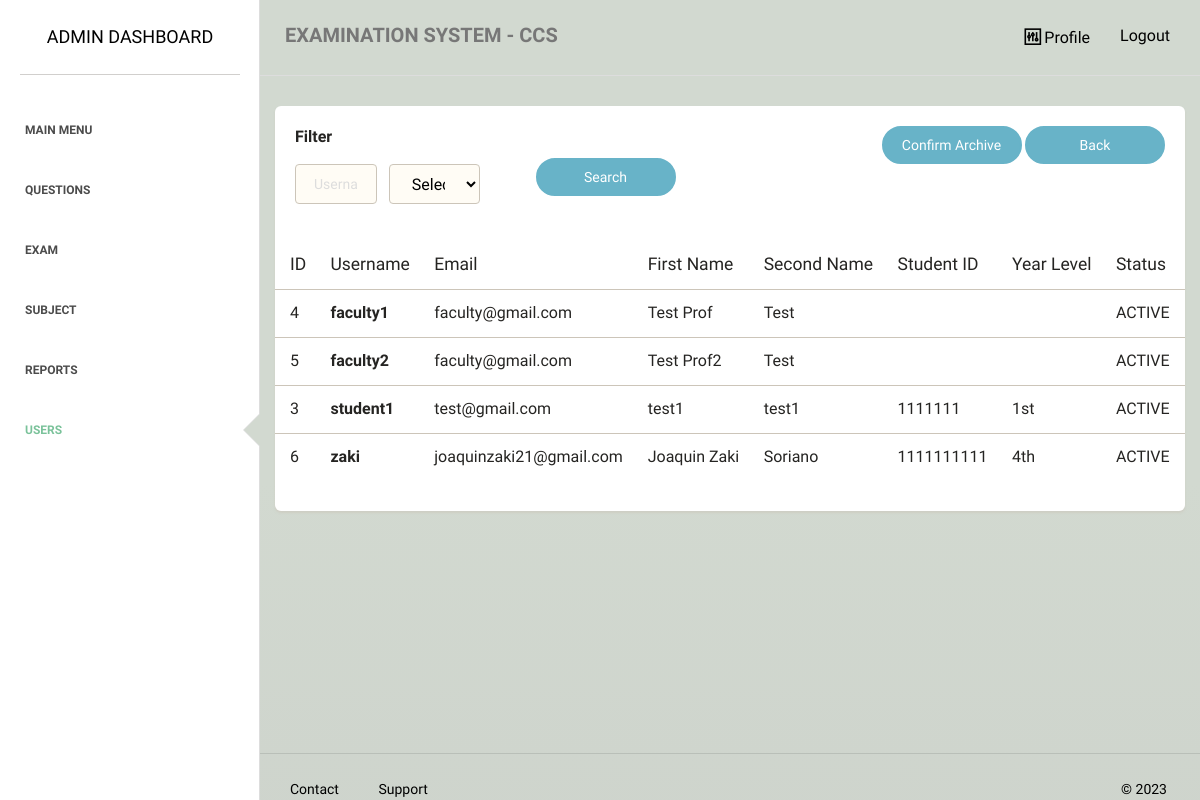
/admin/user/mark_archive.php, run on an earlier commit of the app's database.
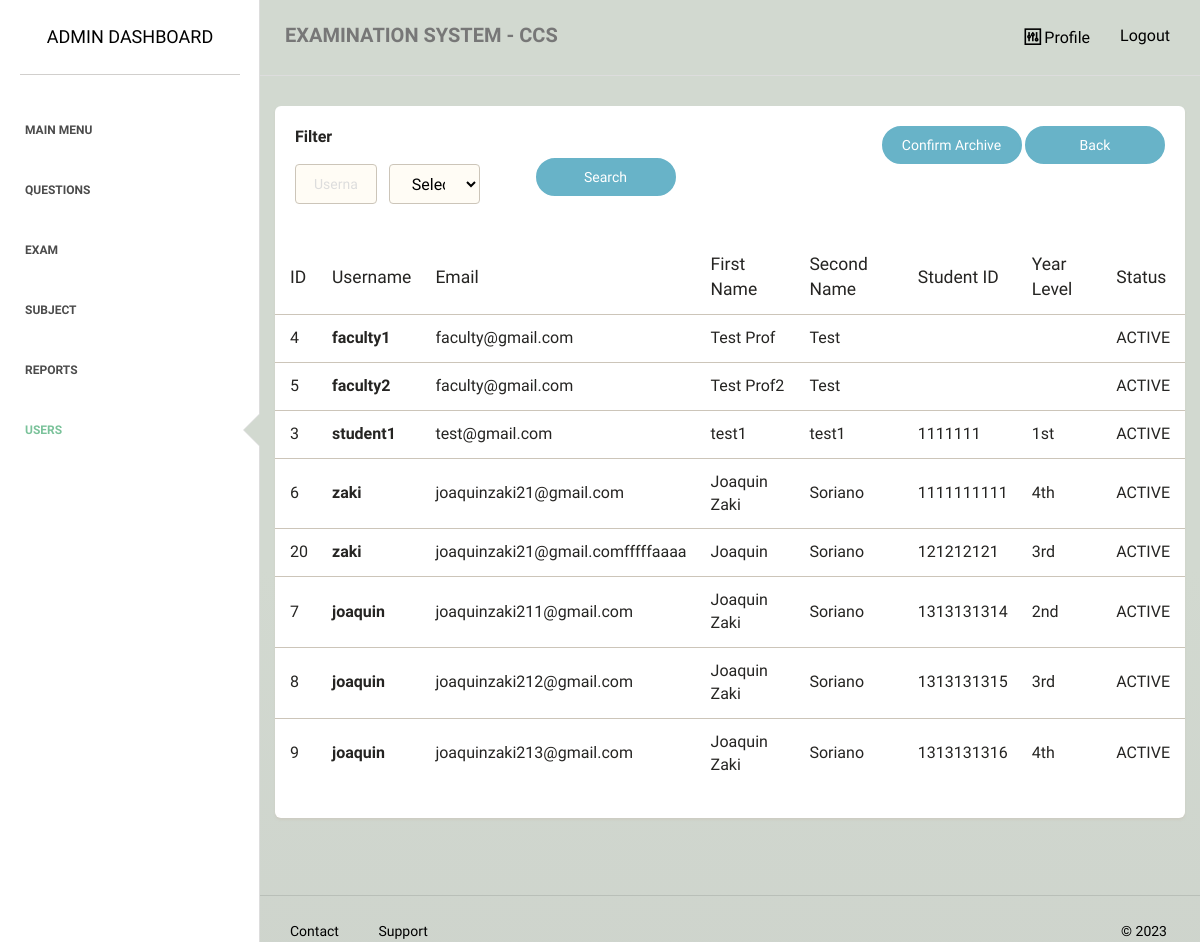
And on a later commit of the database.
### tables this page shows
CREATE TABLE `accounts` (
  `id` int(255) NOT NULL,
  `username` varchar(255) NOT NULL,
  `password` varchar(255) NOT NULL,
  `role` varchar(255) NOT NULL,
  `email` varchar(255) NOT NULL,
  `first_name` varchar(255) NOT NULL,
  `last_name` varchar(255) NOT NULL,
  `student_id` varchar(255) NOT NULL,
  `status` varchar(50) NOT NULL,
  `list_of_subject` varchar(2000) NOT NULL,
  `yearlevel` varchar(5) NOT NULL
);

### admin/user/mark_archive.php (the view, shortened to what this page needs)
<?php
require_once "../../dbconnect.php";
$search1 = $_GET['search1'] ?? '';
$search2 = $_GET['username'] ?? '';
if ($search1 && $search2) {
    $statement = $pdo->prepare('SELECT * FROM accounts WHERE role like :role or username like :username and status = "active"');
    $statement->bindValue(':role', "%$search1%");
    $statement->bindValue(':username', "%$search2%");
} elseif ($search1 && empty($search2)) {
    $statement = $pdo->prepare('SELECT * FROM accounts WHERE role like :role and status = "active"');
    $statement->bindValue(':role', "%$search1%");
} elseif ($search2 && empty($search1)) {
    $statement = $pdo->prepare('SELECT * FROM accounts WHERE username like :username and status = "active"');
    $statement->bindValue(':username', "%$search2%");
}
else {
    $statement = $pdo->prepare('SELECT * FROM accounts where role != "admin" and status = "active" order by student_id asc');
}
$statement->execute();
$procdata = $statement->fetchAll(PDO::FETCH_ASSOC);
?>
<!doctype html>
<html lang="en">
<head>
    <link href="../../assets/css/main.css" rel="stylesheet" />
    <link href="../../assets/css/animate.css" rel="stylesheet"/>
    <link href="../../assets/css/paper-dashboard.css" rel="stylesheet"/>
    <link href="../../assets/css/demo.css" rel="stylesheet" />
    <link href="http://maxcdn.bootstrapcdn.com/font-awesome/latest/css/font-awesome.min.css" rel="stylesheet">
    <link href="../../assets/css/themify-icons.css" rel="stylesheet">
</head>
<body>
<div class="wrapper">
    <div class="sidebar" data-background-color="white" data-active-color="success">
    	<div class="sidebar-wrapper">
            <div class="logo">
                <a href="" class="simple-text">
                    Admin Dashboard
                </a>
            </div>
            <ul class="nav">
                <li>
                    <a href="../">
                        <p>Main Menu</p>
                    </a>
                </li>
                <li>
                    <a href="../questions/">
                        <p>Questions</p>
                    </a>
                </li>
                <li>
                    <a href="../exams/">
                        <p>Exam</p>
                    </a>
                </li>
                <li>
                    <a href="../class/">
                        <p>Subject</p>
                    </a>
                </li>
                <li>
                    <a href="../generate/">
                        <p>Reports</p>
                    </a>
                </li>
                <li  class="active">
                    <a href="../user/">
                        <p>Users</p>
                    </a>
                </li>
            </ul>
    	</div>
    </div>
    <div class="main-panel">
        <nav class="navbar navbar-default">
            <div class="container-fluid">
                <div class="navbar-header">
                    <a class="navbar-brand" href="#">EXAMINATION SYSTEM - CCS</a>
                </div>
                <div class="collapse navbar-collapse">
                    <ul class="nav navbar-nav navbar-right">
                        <li>
                            <a href="../profile.php">
                                <i class="ti-panel"></i>
								<p>Profile</p>
                            </a>
                        </li>
						<li>
                            <a href="../../logout">
								<p>Logout</p>
                            </a>
                        </li>
                    </ul>
                </div>
            </div>
        </nav>
        <div class="content">
            <div class="container-fluid">
                <div class="row">
                    <div class="">
                        <div class="card ">
                            <div class="header">
                                <div class="header-arrangement">
                                    <div class="right">
                                        <form action="" method="get">
                                            <div class="flex">
                                                <p><b>Filter</b></p>
                                                <div class="row">
                                                    <div class="col-md-2">
                                                        <div class="form-group">
                                                            <input type="text" name="username" class="form-control border-input" placeholder="Username" value="">
                                                        </div>
                                                    </div>
                                                    <div class="col-md-2">
                                                        <select name="search1" class="form-control border-input" style="font-size: medium;">
                                                            <option value="" selected>Select</option>
                                                        </select>
                                                    </div>
                                                    <button type="submit"  class="btn btn-info btn-fill btn-wd" style="margin-left:5rem; margin-bottom:1rem;">Search</button>
                                                </div>
                                            </div>
                                        </form>
                                    </div>
                                    <div class="left">
                                        <a href="remove.php" onclick="return confirm('Are you sure you want to Archive this Users?')" class="btn btn-info btn-fill btn-wd">Confirm Archive</a>
                                        <a href="index.php" class="btn btn-info btn-fill btn-wd">Back</a>
                                    </div>
                                </div>
                            </div>
                            <div class="content table-responsive table-full-width">
                                <table class="table">
                                    <thead>
                                        <th>ID</th>
                                    	<th>Username</th>
                                    	<th>Email</th>
                                    	<th>First Name</th>
                                    	<th>Second Name</th>
                                    	<th>Student ID</th>
                                    	<th>Year Level</th>
                                    	<th>Status</th>
                                    </thead>
                                    <tbody>
                                        <?php foreach ($procdata as $i => $item): ?>
                                        <tr>
                                        	<td style="font-size:medium;"><?php echo $item['id']; ?></td>
                                        	<td style="font-size:medium;"><b><?php echo $item['username']; ?></b></td>
                                        	<td style="font-size:medium;"><?php echo $item['email']; ?></td>
                                        	<td style="font-size:medium;"><?php echo $item['first_name']; ?></td>
                                        	<td style="font-size:medium;"><?php echo $item['last_name']; ?></td>
                                            <td style="font-size:medium;"><?php echo $item['student_id']; ?></td>
                                            <td style="font-size:medium;"><?php echo $item['yearlevel']; ?></td>
                                        	<td style="font-size:medium;"><?php echo strtoupper($item['status']); ?></td>
                                        </tr>
                                        <?php endforeach;?>
                                    </tbody>
                                </table>
                            </div>
                        </div>
                    </div>
                </div>
            </div>
        </div>
        <footer class="footer">
            <div class="container-fluid">
                <nav class="pull-left">
                    <ul>
                        <li>
                            <a href="">
                               Contact
                            </a>
                        </li>
                        <li>
                            <a href="">
                                Support
                            </a>
                        </li>
                    </ul>
                </nav>
                <div class="copyright pull-right">
                    &copy; <script>document.write(new Date().getFullYear())</script>
                </div>
            </div>
        </footer>
    </div>
</div>
</body>
</html>

### assets/css/demo.css (style rules this page uses)
.header-arrangement { display: flex; }
.header-arrangement .right { flex: 1; }

What changed in the data, as far as the page shows it:
added accounts: id "20", username "zaki", email "joaquinzaki21@gmail.comfffffaaaa", first_name "Joaquin", last_name "Soriano", student "121212121", yearlevel "3rd", status "ACTIVE"
added accounts: id "7", username "joaquin", email "joaquinzaki211@gmail.com", first_name "Joaquin Zaki", last_name "Soriano", student "1313131314", yearlevel "2nd", status "ACTIVE"
added accounts: id "8", username "joaquin", email "joaquinzaki212@gmail.com", first_name "Joaquin Zaki", last_name "Soriano", student "1313131315", yearlevel "3rd", status "ACTIVE"
added accounts: id "9", username "joaquin", email "joaquinzaki213@gmail.com", first_name "Joaquin Zaki", last_name "Soriano", student "1313131316", yearlevel "4th", status "ACTIVE"
